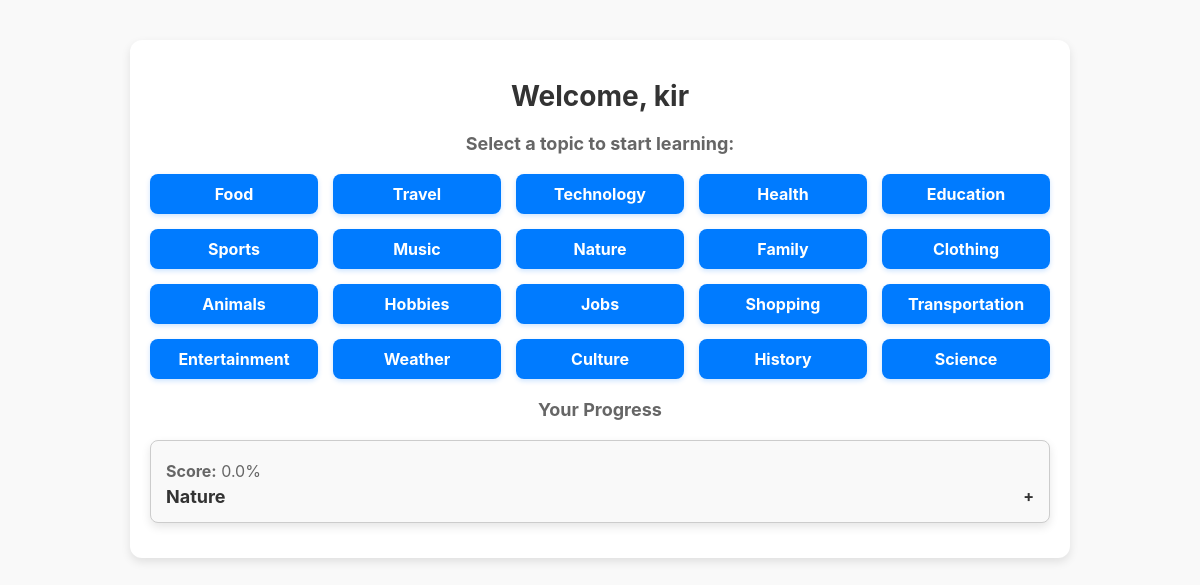
The page /dashboard (signed in) on the database its author committed.
### models.py (models this page shows)
class Topic(db.Model):
    id = db.Column(db.Integer, primary_key=True)
    name = db.Column(db.String(120), nullable=False)

class Progress(db.Model):
    id = db.Column(db.Integer, primary_key=True)
    user_id = db.Column(db.Integer, db.ForeignKey('user.id'), nullable=False)
    topic_id = db.Column(db.Integer, db.ForeignKey('topic.id'), nullable=False)
    learned_words = db.Column(db.Text, nullable=False)
    score = db.Column(db.Float, nullable=False)

### app.py (the view)
@app.route("/dashboard")
def dashboard():
    if "user_id" not in session:
        return redirect(url_for("login"))
    topics = Topic.query.all()
    user_id = session["user_id"]
    progress_list = [
        {
            "topic": topic.name,
            "score": progress.score if progress else 0,
            "learned_words": [
                {"word": word.word, "translation": word.translation}
                for word in
                Word.query.filter(Word.topic_id == topic.id, Word.word.in_(progress.learned_words.split(","))).all()
            ] if progress and progress.learned_words else []
        }
        for topic in topics
        if (progress := Progress.query.filter_by(user_id=user_id, topic_id=topic.id).first())
    ]
    return render_template("dashboard.html", topics=topics, progress_list=progress_list)

### templates/dashboard.html (shortened to what this page needs)
<!DOCTYPE html>
<html lang="en">
<head>
    <link rel="stylesheet" href="/static/style.css">
</head>
<body>
    <div class="container">
        <h1>Welcome, {{ session['username'] }}</h1>
        <h2>Select a topic to start learning:</h2>
        <div class="topics-grid">
            {% for topic in topics %}
            <a href="/study/{{ topic.id }}" class="btn">{{ topic.name }}</a>
            {% endfor %}
        </div>
        <h2>Your Progress</h2>
        {% if progress_list %}
        <div class="progress-container">
            {% for progress in progress_list %}
            <div class="progress-card" onclick="toggleProgress(this)">
                <p><strong>Score:</strong> {{ progress.score | round(0) }}%</p>
                <div class="progress-header">
                    <span>{{ progress.topic }}</span>
                    <span class="toggle-icon">+</span>
                </div>
            </div>
            {% endfor %}
        </div>
        {% else %}
        <p>No progress yet. Start studying to track your progress!</p>
        {% endif %}
    </div>
</body>
</html>

### static/style.css (style rules this page uses)
body { font-family: -apple-system, BlinkMacSystemFont, "Segoe UI", Roboto, "Helvetica Neue", Arial, sans-serif; margin: 0; padding: 0; background-color: #f9f9f9; color: #333; }
.container { max-width: 800px; margin: 40px auto; padding: 20px; background-color: #fff; border-radius: 12px; box-shadow: 0 4px 10px rgba(0, 0, 0, 0.1); text-align: center; }
h1, h2 { color: #333; }
h1 { font-size: 28px; margin-bottom: 20px; }
h2 { font-size: 18px; margin-bottom: 20px; color: #666; }
.topics-grid { display: grid; grid-template-columns: repeat(auto-fit, minmax(150px, 1fr)); gap: 20px; margin-top: 20px; }
.grid-item, .btn { display: block; text-align: center; padding: 15px; background-color: #007aff; color: white; text-decoration: none; font-size: 16px; font-weight: 500; border-radius: 8px; box-shadow: 0 2px 5px rgba(0, 122, 255, 0.2); transition: transform 0.2s ease, box-shadow 0.2s ease; cursor: pointer; }
.progress-container { margin-top: 20px; display: grid; gap: 20px; grid-template-columns: repeat(auto-fit, minmax(300px, 1fr)); }
.progress-card { padding: 15px; border: 1px solid #ccc; border-radius: 8px; background-color: #f9f9f9; box-shadow: 0 4px 10px rgba(0, 0, 0, 0.1); text-align: left; }
.progress-card p { margin: 5px 0; font-size: 16px; color: #666; }

### templates/dashboard.html (style rules this page uses)
body { font-family: -apple-system, BlinkMacSystemFont, "Segoe UI", Roboto, "Helvetica Neue", Arial, sans-serif; margin: 0; padding: 0; background-color: #f9f9f9; color: #333; }
.container { max-width: 900px; margin: 40px auto; padding: 20px; background: #fff; border-radius: 12px; box-shadow: 0 4px 10px rgba(0, 0, 0, 0.1); }
h1, h2 { text-align: center; }
.topics-grid { display: grid; grid-template-columns: repeat(auto-fit, minmax(150px, 1fr)); gap: 15px; margin: 20px 0; }
.btn { display: block; padding: 10px; text-align: center; background-color: #007BFF; color: #fff; text-decoration: none; border-radius: 8px; font-weight: bold; transition: background-color 0.2s ease; }
.progress-container { margin-top: 20px; }
.progress-card { padding: 15px; margin-bottom: 15px; border: 1px solid #ccc; border-radius: 8px; background-color: #f9f9f9; cursor: pointer; transition: background-color 0.3s ease; }
.progress-header { display: flex; justify-content: space-between; align-items: center; font-size: 18px; font-weight: bold; }
.toggle-icon { font-size: 16px; }

### rows shown on the page
Topic: name "Food"
Topic: name "Travel"
Topic: name "Technology"
Topic: name "Health"
Topic: name "Education"
Topic: name "Sports"
Topic: name "Music"
Topic: name "Nature", topic "Nature"
Topic: name "Family"
Topic: name "Clothing"
Topic: name "Animals"
Topic: name "Hobbies"
Topic: name "Jobs"
Topic: name "Shopping"
Topic: name "Transportation"
Topic: name "Entertainment"
Topic: name "Weather"
Topic: name "Culture"
Topic: name "History"
Topic: name "Science"
Progress: score "0.0"

### other values the page prints
{{ session['username'] }} "kir"
